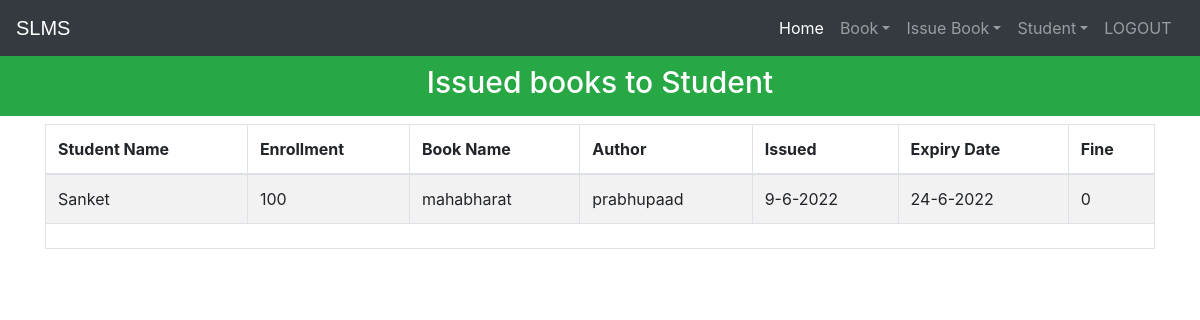
The page /viewissuedbook (signed in) on the database its author committed.
### library/models.py (models this page shows, shortened)
class StudentExtra(models.Model):
    user=models.OneToOneField(User,on_delete=models.CASCADE)
    enrollment = models.CharField(max_length=40)
    branch = models.CharField(max_length=40)
    @property
    def get_name(self):
        return self.user.first_name

class Book(models.Model):
    catchoice= [
        ('education', 'Education'),
        ('entertainment', 'Entertainment'),
        ('comics', 'Comics'),
        ('biography', 'Biography'),
        ('history', 'History'),
        ('novel', 'Novel'),
        ('fantasy', 'Fantasy'),
        ('thriller', 'Thriller'),
        ('romance', 'Romance'),
        ('scifi','Sci-Fi')
        ]
    name=models.CharField(max_length=30)
    isbn=models.PositiveIntegerField()
    author=models.CharField(max_length=40)
    category=models.CharField(max_length=30,choices=catchoice,default='education')

### library/views.py (the view)
# urls.py: path('viewissuedbook', views.viewissuedbook_view),
@login_required(login_url='adminlogin')
@user_passes_test(is_admin)
def viewissuedbook_view(request):
    issuedbooks=models.IssuedBook.objects.all()
    li=[]
    for ib in issuedbooks:
        issdate=str(ib.issuedate.day)+'-'+str(ib.issuedate.month)+'-'+str(ib.issuedate.year)
        expdate=str(ib.expirydate.day)+'-'+str(ib.expirydate.month)+'-'+str(ib.expirydate.year)
        days=(date.today()-ib.issuedate)
        print(date.today())
        d=days.days
        fine=0
        if d>15:
            day=d-15
            fine=day*10
        books=list(models.Book.objects.filter(isbn=ib.isbn))
        students=list(models.StudentExtra.objects.filter(enrollment=ib.enrollment))
        i=0
        for l in books:
            t=(students[i].get_name,students[i].enrollment,books[i].name,books[i].author,issdate,expdate,fine)
            i=i+1
            li.append(t)
    return render(request,'library/viewissuedbook.html',{'li':li})

### library/views.py (called while the page is built)
def is_admin(user):
    return user.groups.filter(name='ADMIN').exists()

### templates/library/viewissuedbook.html (shortened to what this page needs)
<!DOCTYPE html>
<html lang="en" dir="ltr">
  <head>
  </head>
  <body>
    {% include "library/navbaradmin.html" %}
    <br>
    <br>
    <h3 class="p-3 mb-2 bg-success text-white" style = 'font-size: 30px;text-align:center;margin-bottom:0px;'>Issued books to Student</h3>
{% if li%}
    <div class="container">
      <table class="table table-hover table-condensed table-striped table-bordered">
        <thead>
        <tr>
        <th>Student Name</th>
        <th>Enrollment</th>
        <th>Book Name</th>
        <th>Author</th>
        <th>Issued</th>
        <th>Expiry Date</th>
        <th>Fine</th>
        </tr>
        </thead>
        <tfoot>
        <tr>
        <td colspan="7">
        </td>
        </tr>
        </tfoot>
        <tbody>
          {% for t in li %}
            <tr>
              <td>{{t.0}}</td>
              <td>{{t.1}}</td>
              <td>{{t.2}}</td>
              <td>{{t.3}}</td>
              <td>{{t.4}}</td>
              <td>{{t.5}}</td>
              <td>{{t.6}}</td>
            </tr>
            {%endfor%}
        </tbody>
        </table>
    </div>
    {%else%}
    <h1> 0 book Issued</h1>
    {%endif%}
    <br><br><br><br><br><br><br><br><br>
  {% include "library/footer.html" %}
  </body>
</html>

### rows shown on the page
StudentExtra: enrollment "100"
Book: name "mahabharat", author "prabhupaad"

### other values the page prints
{{ t.0 }} "Sanket"
{{ t.4 }} "9-6-2022"
{{ t.5 }} "24-6-2022"
{{ t.6 }} "0"
